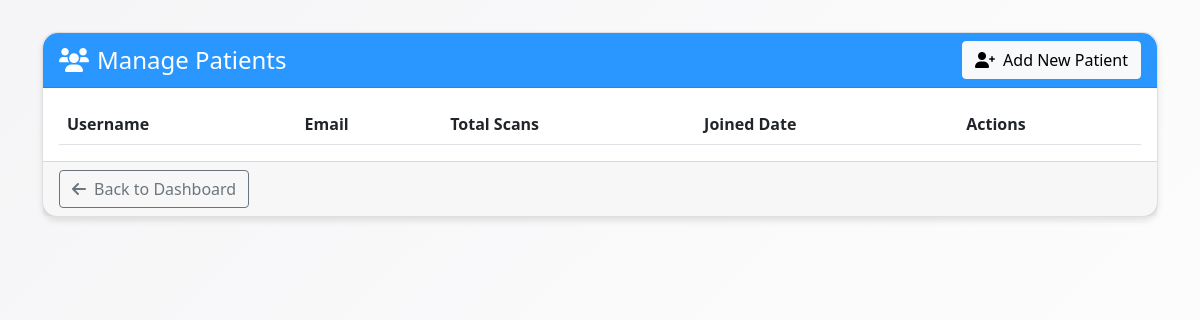
The app's page /admin/manage_users (signed in), older data.
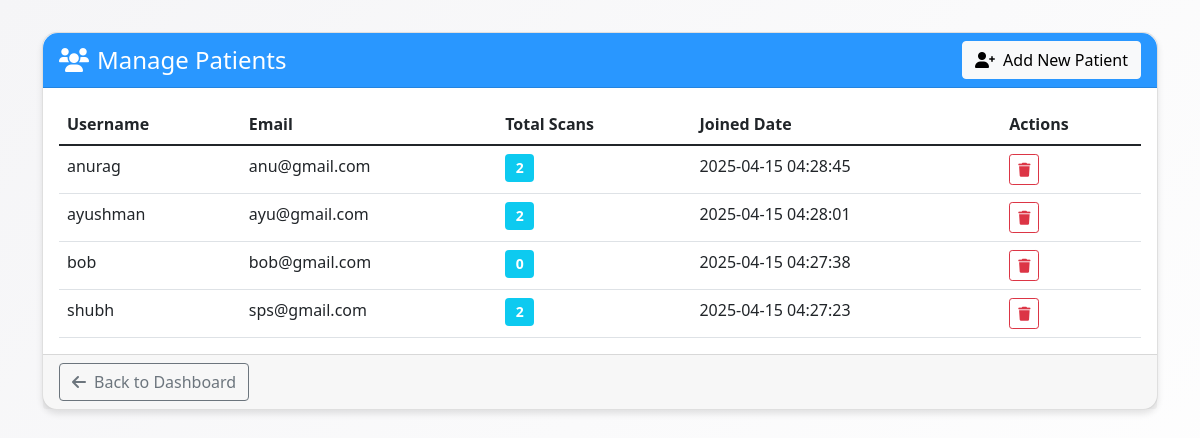
The same page, newer data.
### tables this page shows
CREATE TABLE users
                 (id INTEGER PRIMARY KEY AUTOINCREMENT,
                  username TEXT UNIQUE NOT NULL,
                  email TEXT UNIQUE NOT NULL,
                  password TEXT NOT NULL,
                  role TEXT NOT NULL DEFAULT 'patient',
                  created_at TIMESTAMP DEFAULT CURRENT_TIMESTAMP);

### app.py (the view)
@app.route('/admin/manage_users')
def admin_manage_users():
    if 'user_id' not in session or session.get('role') != 'admin':
        return redirect(url_for('admin_login'))
    db = get_db()
    patients = db.execute('''
        SELECT u.*, COUNT(s.id) as scan_count
        FROM users u
        LEFT JOIN scans s ON u.id = s.user_id
        WHERE u.role = 'patient'
        GROUP BY u.id
        ORDER BY u.created_at DESC
    ''').fetchall()
    return render_template('admin_manage_users.html', patients=patients)

### app.py (called while the page is built)
def get_db():
    conn = sqlite3.connect('database.db')
    conn.row_factory = sqlite3.Row
    return conn

### templates/admin_manage_users.html (shortened to what this page needs)
<!DOCTYPE html>
<html lang="en">
<head>
    <link href="https://cdn.jsdelivr.net/npm/bootstrap@5.1.3/dist/css/bootstrap.min.css" rel="stylesheet">
    <link href="https://cdnjs.cloudflare.com/ajax/libs/font-awesome/6.0.0/css/all.min.css" rel="stylesheet">
</head>
<body>
    <div class="container">
        <div class="card">
            <div class="card-header d-flex justify-content-between align-items-center">
                <h4 class="mb-0"><i class="fas fa-users me-2"></i>Manage Patients</h4>
                <a href="{{ url_for('admin_add_patient') }}" class="btn btn-light">
                    <i class="fas fa-user-plus me-2"></i>Add New Patient
                </a>
            </div>
            <div class="card-body">
                <div class="table-responsive">
                    <table class="table table-hover">
                        <thead>
                            <tr>
                                <th>Username</th>
                                <th>Email</th>
                                <th>Total Scans</th>
                                <th>Joined Date</th>
                                <th>Actions</th>
                            </tr>
                        </thead>
                        <tbody>
                            {% for patient in patients %}
                            <tr>
                                <td>{{ patient.username }}</td>
                                <td>{{ patient.email }}</td>
                                <td>
                                    <span class="badge bg-info">{{ patient.scan_count }}</span>
                                </td>
                                <td>{{ patient.created_at.split('.')[0] }}</td>
                                <td>
                                    <a href="#" class="btn btn-sm btn-outline-danger btn-action"
                                       onclick="confirmDelete('{{ patient.id }}', '{{ patient.username }}')">
                                        <i class="fas fa-trash"></i>
                                    </a>
                                </td>
                            </tr>
                            {% endfor %}
                        </tbody>
                    </table>
                </div>
            </div>
            <div class="card-footer">
                <a href="{{ url_for('admin_dashboard') }}" class="btn btn-outline-secondary">
                    <i class="fas fa-arrow-left me-2"></i>Back to Dashboard
                </a>
            </div>
        </div>
    </div>
</body>
</html>

Row changes from the older to the newer data that the page shows:
added users: username "anurag", email "anu@gmail.com", scan_count "2", created_at "2025-04-15 04:28:45"
added users: username "ayushman", email "ayu@gmail.com", scan_count "2", created_at "2025-04-15 04:28:01"
added users: username "bob", email "bob@gmail.com", scan_count "0", created_at "2025-04-15 04:27:38"
added users: username "shubh", email "sps@gmail.com", scan_count "2", created_at "2025-04-15 04:27:23"
